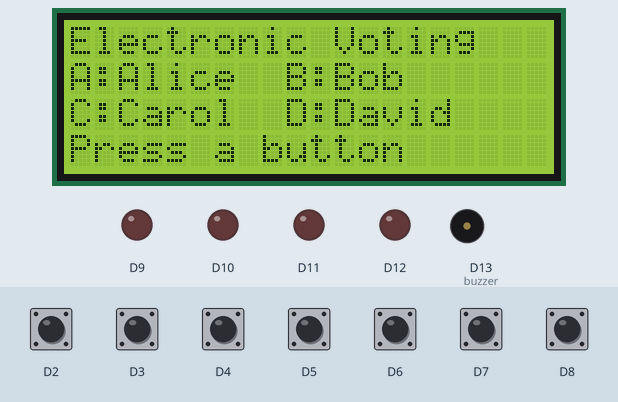
This sketch was run on a simulated STM32 Nucleo. On the bench: 20×4 character LCD, output pins drawn as LEDs (lit = HIGH), buzzer (waves = sounding). Inputs (shaded band) come from the test bench; at power-on: D2–8 HIGH.

Above: at 3.8 s.
3.9 s: D2 pulled LOW for 0.15 s
At 4.9 s:
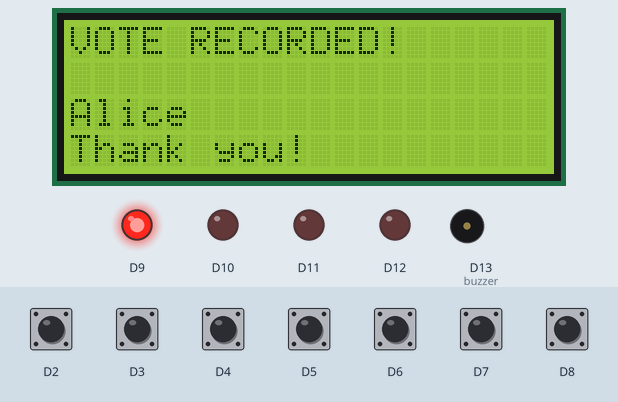
6.6 s: D3 pulled LOW for 0.15 s
At 7.1 s:
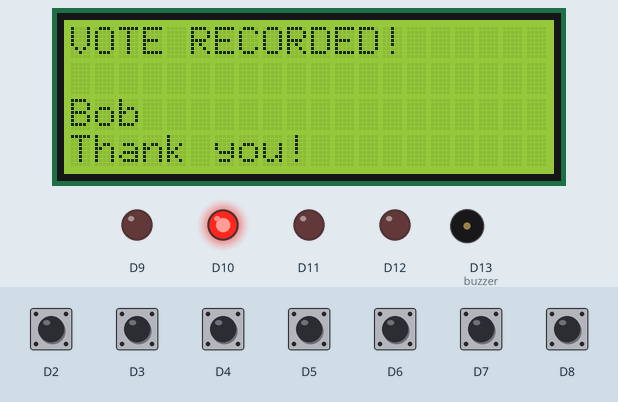
9.3 s: D4 pulled LOW for 0.15 s
At 10.3 s:
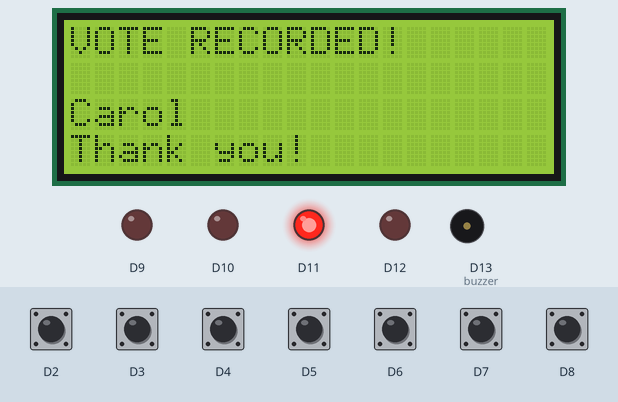
12.0 s: D5 pulled LOW for 0.15 s
At 13.0 s:
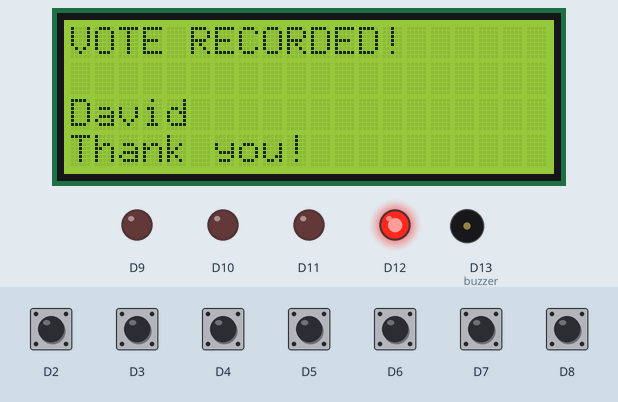
14.7 s: D6 pulled LOW for 0.15 s
At 15.9 s:
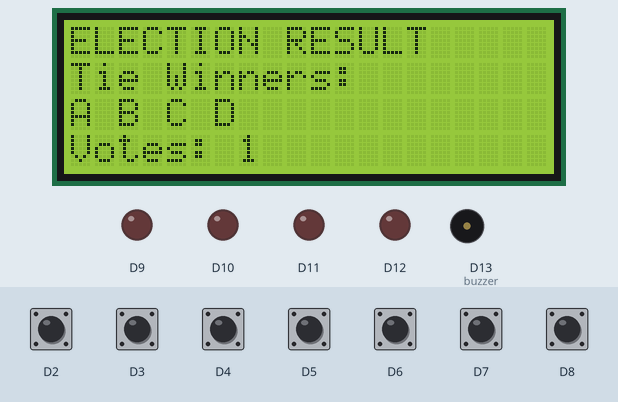
16.3 s: D2 driven LOW and D7 driven LOW
At 20.07 s:
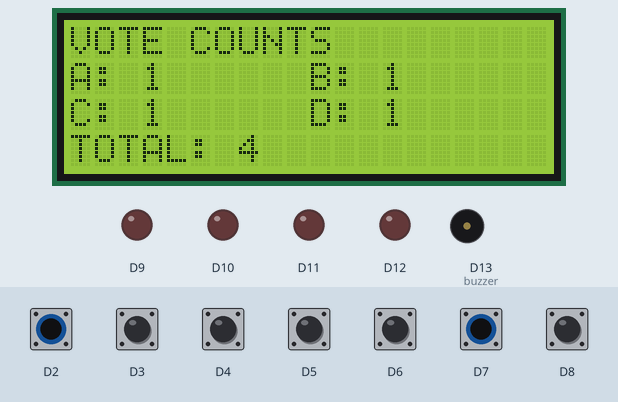
Timing chart, 0 to 20.3 s (numbered marks = the images above; inputs shaded):
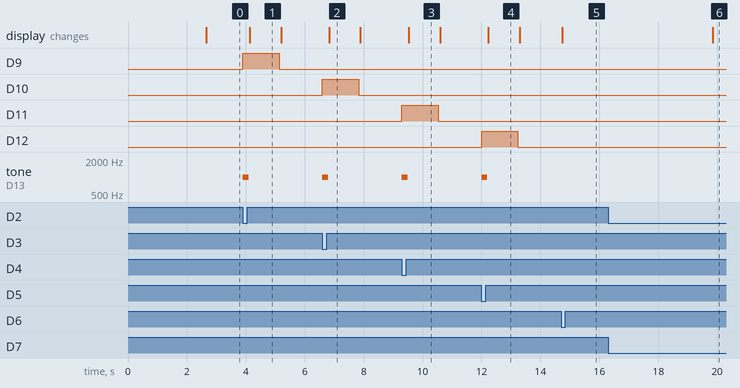

The sketch:

sketch.ino
```cpp
#include <Wire.h>
#include <LiquidCrystal_I2C.h>

// 20x4 I2C LCD
LiquidCrystal_I2C lcd(0x27, 20, 4);


// ================================
// VOTE COUNTERS
// ================================

int candidateA = 0;
int candidateB = 0;
int candidateC = 0;
int candidateD = 0;


// ================================
// CANDIDATE NAMES
// ================================

String nameA = "Alice";
String nameB = "Bob";
String nameC = "Carol";
String nameD = "David";


// ================================
// NORMAL VOTING SCREEN
// ================================

void showVotingScreen() {

  lcd.clear();

  lcd.setCursor(0, 0);
  lcd.print("Electronic Voting");

  lcd.setCursor(0, 1);
  lcd.print("A:Alice  B:Bob");

  lcd.setCursor(0, 2);
  lcd.print("C:Carol  D:David");

  lcd.setCursor(0, 3);
  lcd.print("Press a button");
}


// ================================
// WAIT FOR BUTTON RELEASE
// ================================

void waitForRelease(int pin) {

  while (digitalRead(pin) == LOW) {
    delay(10);
  }
}


// ================================
// BUZZER BEEP
// ================================

void beep() {

  tone(D13, 1000);
  delay(200);
  noTone(D13);
}


// ================================
// GET HIGHEST VOTES
// ================================

int getHighestVotes() {

  return max(
    max(candidateA, candidateB),
    max(candidateC, candidateD)
  );
}


// ================================
// COUNT WINNERS
// ================================

int countWinners(int highest) {

  int winners = 0;

  if (candidateA == highest) winners++;
  if (candidateB == highest) winners++;
  if (candidateC == highest) winners++;
  if (candidateD == highest) winners++;

  return winners;
}


// ================================
// SHOW WINNER
// ================================

void showWinner() {

  // If nobody voted
  if (candidateA == 0 &&
      candidateB == 0 &&
      candidateC == 0 &&
      candidateD == 0) {

    lcd.clear();

    lcd.setCursor(0, 0);
    lcd.print("ELECTION RESULT");

    lcd.setCursor(0, 1);
    lcd.print("No votes yet");

    lcd.setCursor(0, 2);
    lcd.print("Please vote");

    delay(4000);

    return;
  }


  int highest = getHighestVotes();
  int winners = countWinners(highest);

  lcd.clear();

  lcd.setCursor(0, 0);
  lcd.print("ELECTION RESULT");


  // ================================
  // ONE WINNER
  // ================================

  if (winners == 1) {

    lcd.setCursor(0, 1);
    lcd.print("Winner:");

    lcd.setCursor(0, 2);

    if (candidateA == highest)
      lcd.print(nameA);

    else if (candidateB == highest)
      lcd.print(nameB);

    else if (candidateC == highest)
      lcd.print(nameC);

    else if (candidateD == highest)
      lcd.print(nameD);

    lcd.setCursor(0, 3);
    lcd.print("Votes: ");
    lcd.print(highest);
  }


  // ================================
  // TIE
  // ================================

  else {

    lcd.setCursor(0, 1);
    lcd.print("Tie Winners:");

    lcd.setCursor(0, 2);

    if (candidateA == highest) {
      lcd.print("A ");
    }

    if (candidateB == highest) {
      lcd.print("B ");
    }

    if (candidateC == highest) {
      lcd.print("C ");
    }

    if (candidateD == highest) {
      lcd.print("D ");
    }

    lcd.setCursor(0, 3);
    lcd.print("Votes: ");
    lcd.print(highest);
  }

  delay(5000);
}


// ================================
// SHOW ALL VOTE COUNTS + TOTAL
// ================================

void showVoteCounts() {

  int totalVotes =
    candidateA +
    candidateB +
    candidateC +
    candidateD;


  lcd.clear();

  lcd.setCursor(0, 0);
  lcd.print("VOTE COUNTS");

  lcd.setCursor(0, 1);
  lcd.print("A: ");
  lcd.print(candidateA);

  lcd.setCursor(10, 1);
  lcd.print("B: ");
  lcd.print(candidateB);

  lcd.setCursor(0, 2);
  lcd.print("C: ");
  lcd.print(candidateC);

  lcd.setCursor(10, 2);
  lcd.print("D: ");
  lcd.print(candidateD);

  lcd.setCursor(0, 3);
  lcd.print("TOTAL: ");
  lcd.print(totalVotes);

  delay(5000);
}


// ================================
// RESET ELECTION
// ================================

void resetElection() {

  candidateA = 0;
  candidateB = 0;
  candidateC = 0;
  candidateD = 0;


  lcd.clear();

  lcd.setCursor(0, 0);
  lcd.print("RESETTING...");

  lcd.setCursor(0, 1);
  lcd.print("Votes cleared");

  delay(2000);

  showVotingScreen();
}


// ================================
// SETUP
// ================================

void setup() {

  // Candidate buttons
  pinMode(D2, INPUT_PULLUP);
  pinMode(D3, INPUT_PULLUP);
  pinMode(D4, INPUT_PULLUP);
  pinMode(D5, INPUT_PULLUP);

  // Result buttons
  pinMode(D6, INPUT_PULLUP);
  pinMode(D7, INPUT_PULLUP);

  // Reset button
  pinMode(D8, INPUT_PULLUP);


  // LEDs
  pinMode(D9, OUTPUT);
  pinMode(D10, OUTPUT);
  pinMode(D11, OUTPUT);
  pinMode(D12, OUTPUT);


  // Buzzer
  pinMode(D13, OUTPUT);


  // Turn LEDs off initially
  digitalWrite(D9, LOW);
  digitalWrite(D10, LOW);
  digitalWrite(D11, LOW);
  digitalWrite(D12, LOW);


  // Start I2C
  Wire.begin();


  // Start LCD
  lcd.init();
  lcd.backlight();


  // Welcome screen
  lcd.setCursor(0, 0);
  lcd.print("Electronic Voting");

  lcd.setCursor(0, 1);
  lcd.print("Machine");

  lcd.setCursor(0, 2);
  lcd.print("STM32 Project");

  delay(2500);


  showVotingScreen();
}


// ================================
// MAIN LOOP
// ================================

void loop() {


  // ================================
  // CANDIDATE A
  // ================================

  if (digitalRead(D2) == LOW) {

    candidateA++;

    digitalWrite(D9, HIGH);

    beep();

    lcd.clear();

    lcd.setCursor(0, 0);
    lcd.print("VOTE RECORDED!");

    lcd.setCursor(0, 2);
    lcd.print(nameA);

    lcd.setCursor(0, 3);
    lcd.print("Thank you!");

    delay(1000);

    digitalWrite(D9, LOW);

    waitForRelease(D2);

    showVotingScreen();
  }


  // ================================
  // CANDIDATE B
  // ================================

  if (digitalRead(D3) == LOW) {

    candidateB++;

    digitalWrite(D10, HIGH);

    beep();

    lcd.clear();

    lcd.setCursor(0, 0);
    lcd.print("VOTE RECORDED!");

    lcd.setCursor(0, 2);
    lcd.print(nameB);

    lcd.setCursor(0, 3);
    lcd.print("Thank you!");

    delay(1000);

    digitalWrite(D10, LOW);

    waitForRelease(D3);

    showVotingScreen();
  }


  // ================================
  // CANDIDATE C
  // ================================

  if (digitalRead(D4) == LOW) {

    candidateC++;

    digitalWrite(D11, HIGH);

    beep();

    lcd.clear();

    lcd.setCursor(0, 0);
    lcd.print("VOTE RECORDED!");

    lcd.setCursor(0, 2);
    lcd.print(nameC);

    lcd.setCursor(0, 3);
    lcd.print("Thank you!");

    delay(1000);

    digitalWrite(D11, LOW);

    waitForRelease(D4);

    showVotingScreen();
  }


  // ================================
  // CANDIDATE D
  // ================================

  if (digitalRead(D5) == LOW) {

    candidateD++;

    digitalWrite(D12, HIGH);

    beep();

    lcd.clear();

    lcd.setCursor(0, 0);
    lcd.print("VOTE RECORDED!");

    lcd.setCursor(0, 2);
    lcd.print(nameD);

    lcd.setCursor(0, 3);
    lcd.print("Thank you!");

    delay(1000);

    digitalWrite(D12, LOW);

    waitForRelease(D5);

    showVotingScreen();
  }


  // ================================
  // D6 - SHOW WINNER
  // ================================

  if (digitalRead(D6) == LOW) {

    showWinner();

    waitForRelease(D6);

    showVotingScreen();
  }


  // ================================
  // D7 - SHOW VOTE COUNTS
  // ================================

  if (digitalRead(D7) == LOW) {

    showVoteCounts();

    waitForRelease(D7);

    showVotingScreen();
  }


  // ================================
  // D8 - RESET
  // ================================

  if (digitalRead(D8) == LOW) {

    resetElection();

    waitForRelease(D8);
  }
}
```

Measured:
- after the input at 3.9 s, D9: LOW → HIGH at once, → LOW 1.2 s later; tone on D13 (buzzer): silent → 1000 Hz at once, → silent 0.20 s later; the display: changes after 0.23 s (image 1)
- after the input at 6.6 s, D10: LOW → HIGH at once, → LOW 1.2 s later; tone on D13 (buzzer): silent → 1000 Hz at once, → silent 0.20 s later; the display: changes after 0.23 s (image 2)
- after the input at 9.3 s, D11: LOW → HIGH at once, → LOW 1.2 s later; tone on D13 (buzzer): silent → 1000 Hz at once, → silent 0.20 s later; the display: changes after 0.23 s (image 3)
- after the input at 12.0 s, D12: LOW → HIGH at once, → LOW 1.2 s later; tone on D13 (buzzer): silent → 1000 Hz at once, → silent 0.20 s later; the display: changes after 0.23 s (image 4)
- after the input at 14.7 s, the display: changes after 0.05 s (image 5)
- after the input at 16.3 s, the display: changes after 3.5 s (image 6)
- what the display in image 1 shows lasts 1.1 s, from 4.1 s to 5.2 s
